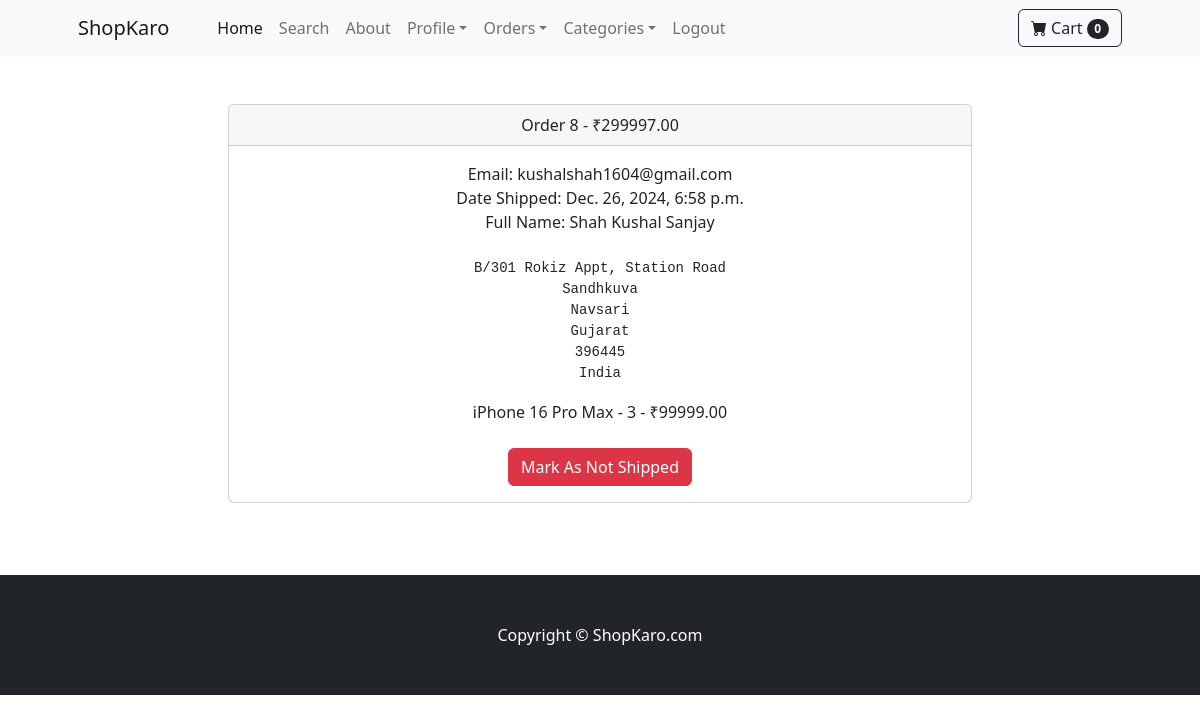
/payment/orders/8/ (signed in), run on the app's committed database.
### payment/models.py (models this page shows, shortened)
class Order(models.Model):
    user=models.ForeignKey(User,on_delete=models.CASCADE,null=True,blank=True)
    full_name=models.CharField(max_length=255)
    email=models.EmailField(max_length=255)
    shipping_address=models.TextField(max_length=15000)
    amount_paid=models.DecimalField(max_digits=8,decimal_places=2)
    date_ordered=models.DateTimeField(auto_now_add=True)
    shipped=models.BooleanField(default=False)
    date_shipped=models.DateTimeField(blank=True, null=True)

class OrderItem(models.Model):
    order=models.ForeignKey(Order,on_delete=models.CASCADE,null=True, blank=True)
    product=models.ForeignKey(Product,on_delete=models.CASCADE,null=True,blank=True)
    user=models.ForeignKey(User,on_delete=models.CASCADE, null=True, blank=True)
    quantity=models.PositiveBigIntegerField(default=1)
    price=models.DecimalField(max_digits=10,decimal_places=2)

### store/models.py (models this page shows)
class Product(models.Model):
    name=models.CharField(max_length=50)
    price=models.DecimalField(default=0,decimal_places=2,max_digits=8)
    category=models.ForeignKey(Category,on_delete=models.CASCADE,default=1)
    description=models.CharField(max_length=250,default='',blank=True,null=True)
    image=models.ImageField(upload_to='uploads/product/')
    is_sale=models.BooleanField(default=False)
    sale_price=models.DecimalField(default=0,decimal_places=2, max_digits=8)
    def __str__(self):
        return self.name

### payment/views.py (the view, shortened to what this page needs)
# urls.py: path('orders/<int:pk>/',views.orders,name="orders")
def orders(request,pk):
    if request.user.is_authenticated and request.user.is_superuser:
        order=Order.objects.get(id=pk)
        items=OrderItem.objects.filter(order=pk)
        return render(request,"orders.html",{"order":order,"items":items})
    else:
        messages.success(request,"Access Denied")
        return redirect('home')

### cart/cart.py (called while the page is built)
    def __len__(self):
        return len(self.cart)

### cart/context_processors.py (called while the page is built)
def cart(request):
    return {'cart':Cart(request)}

### payment/templates/orders.html (shortened to what this page needs)
{% extends "base.html" %}
    {% block content %}
    <div class="container">
        <div class="row">
            <center>
                <div class="col-8">
                    <br/><br/>
                    <div class="card">
                        <div class="card-header">
                          Order {{order.id}} - ₹{{order.amount_paid}}
                        </div>
                        <div class="card-body">
                            Email: {{order.email}}<br/>
                            {% if order.date_shipped %}
                                Date Shipped: {{order.date_shipped}}
                            {% else %}
                                Date Ordered: {{order.date_ordered}}
                            {% endif %}
                            <br/>
                            Full Name: {{order.full_name}}<br/><br/>
                            <pre>{{order.shipping_address}}<br/></pre>
                            {% for item in items %}
                                {{item.product}} - {{item.quantity }} - ₹{{item.price}}
                            {% endfor %}<br/><br/>
                            {% if not order.shipped %}
                                <form method="POST">
                                    {% csrf_token %}
                                    <input type="hidden" name="shipping_status" value="true">
                                    <button type="submit" class="btn btn-success">Mark As Shipped</button>
                                </form>
                            {% else %}
                                <form method="POST">
                                    <button type="submit" class="btn btn-danger">Mark As Not Shipped</button>
                                </form>
                            {% endif %}
                        </div>
                      </div>
                      <br/>
                    <br/><br/>
                </div>
            </center>
        </div>
    </div>
    {% endblock %}

### data on the page
Order: id "8", amount_paid "299997.00", email "kushalshah1604@gmail.com", date_shipped "Dec. 26, 2024, 6:58 p.m.", full_name "Shah Kushal Sanjay", shipping_address "B/301 Rokiz Appt, Station Road Sandhkuva Navsari Gujarat 396445 India"
OrderItem: product "iPhone 16 Pro Max", quantity "3", price "99999.00"

### other printed values
{{ cart|length }} "0"
